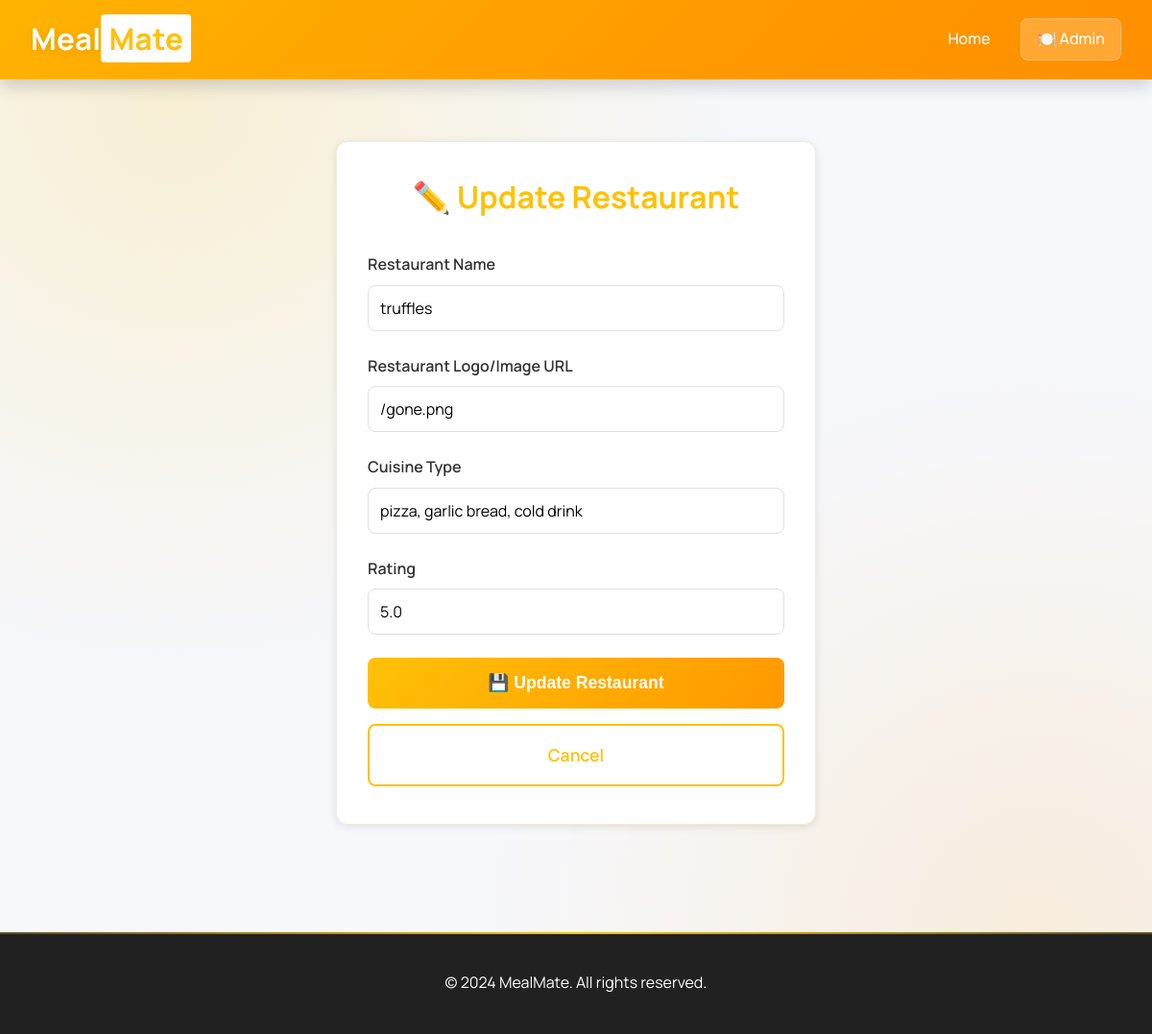
The app's page /open_update_restaurant/5 with its own data.
### delivery/models.py (models this page shows)
class Restaurant(models.Model):
    name = models.CharField(max_length = 20)
    picture = models.URLField(max_length = 200, default='https://designshack.net/wp-content/uploads/Free-Simple-Restaurant-Logo-Template.jpg')
    cuisine = models.CharField(max_length = 200)
    rating = models.FloatField()

### delivery/views.py (the view)
# urls.py: path('open_update_restaurant/<int:restaurant_id>', views.open_update_restaurant, name='open_update_restaurant'),
def open_update_restaurant(request, restaurant_id):
    restaurant = Restaurant.objects.get(id = restaurant_id)
    return render(request, 'delivery/update_restaurant.html', {"restaurant" : restaurant})

### delivery/templates/delivery/update_restaurant.html (shortened to what this page needs)
{% load static %}
<!DOCTYPE html>
<html lang="en">
<head>
    <link rel="stylesheet" href="{% static 'delivery/css/style.css' %}">
</head>
<body>
    <header>
        <div class="header-container">
            <div class="logo">Meal<span>Mate</span></div>
            <nav>
                <a href="/">Home</a>
                <span class="user-info">🍽️ Admin</span>
            </nav>
        </div>
    </header>
    <div class="container">
        <div class="form-container fade-in">
            <h1 style="text-align: center; margin-bottom: 2rem; color: var(--primary-color);">✏️ Update Restaurant</h1>
            <form action="{% url 'update_restaurant' restaurant.id %}" method="post">
                <div class="form-group">
                    <label for="name">Restaurant Name</label>
                    <input type="text" id="name" name="name" value="{{ restaurant.name }}" required>
                </div>
                <div class="form-group">
                    <label for="picture">Restaurant Logo/Image URL</label>
                    <input type="url" id="picture" name="picture" value="{{ restaurant.picture }}" required>
                </div>
                <div class="form-group">
                    <label for="cuisine">Cuisine Type</label>
                    <input type="text" id="cuisine" name="cuisine" value="{{ restaurant.cuisine }}" required>
                </div>
                <div class="form-group">
                    <label for="rating">Rating</label>
                    <input type="number" id="rating" name="rating" min="0" max="5" step="0.5" value="{{ restaurant.rating }}" required>
                </div>
                <button type="submit" class="btn btn-primary btn-lg btn-block">💾 Update Restaurant</button>
                <a href="{% url 'open_show_restaurant' %}" class="btn btn-secondary btn-lg btn-block" style="text-decoration: none; margin-top: 1rem;">
                    Cancel
                </a>
            </form>
        </div>
    </div>
    <footer>
        <p>&copy; 2024 MealMate. All rights reserved.</p>
    </footer>
</body>
</html>

### delivery/static/delivery/css/style.css (style rules this page uses)
* { margin: 0; padding: 0; box-sizing: border-box; }
:root { --primary-color: #FFC107; --secondary-color: #FF9800; --dark-color: #212121; --light-color: #F5F5F5; --text-color: #333333; --border-color: #E0E0E0; --success-color: #4CAF50; --warning-color: #FF5722; --shadow: 0 2px 8px rgba(0, 0, 0, 0.1); --shadow-lg: 0 8px 16px rgba(0, 0, 0, 0.15); }
body { font-family: 'Manrope', 'Trebuchet MS', sans-serif; color: var(--text-color); background: radial-gradient(circle at 15% 10%, rgba(255, 193, 7, 0.16) 0%, rgba(255, 193, 7, 0) 42%), radial-gradient(circle at 90% 90%, rgba(255, 152, 0, 0.12) 0%, rgba(255, 152, 0, 0) 40%), #f7f8fc; line-height: 1.6; min-height: 100vh; }
header { background: linear-gradient(135deg, #ffb300 0%, #ff9800 65%, #ff8f00 100%); color: white; padding: 1rem 0; box-shadow: var(--shadow-lg); position: sticky; top: 0; z-index: 100; border-bottom: 1px solid rgba(255, 255, 255, 0.25); }
.header-container { max-width: 1200px; margin: 0 auto; padding: 0 2rem; display: flex; justify-content: space-between; align-items: center; }
.logo { font-size: 1.95rem; font-weight: bold; letter-spacing: 0.4px; text-shadow: 0 2px 10px rgba(0, 0, 0, 0.08); }
.logo span { background: white; color: var(--primary-color); padding: 0.25rem 0.5rem; border-radius: 0.25rem; }
nav { display: flex; gap: 2rem; align-items: center; }
nav a, .user-info { color: white; text-decoration: none; font-weight: 500; transition: all 0.25s ease; }
nav a { position: relative; }
nav a::after { content: ''; position: absolute; left: 0; bottom: -4px; width: 0; height: 2px; background: rgba(255, 255, 255, 0.95); transition: width 0.25s ease; }
.user-info { background: rgba(255, 255, 255, 0.2); padding: 0.5rem 1rem; border-radius: 0.5rem; border: 1px solid rgba(255, 255, 255, 0.25); backdrop-filter: blur(4px); }
.container { max-width: 1200px; margin: 0 auto; padding: 2rem; }
.form-container { background: white; padding: 2rem; border-radius: 0.75rem; box-shadow: var(--shadow); max-width: 500px; margin: 2rem auto; border: 1px solid #f2ebd8; }
.form-group { margin-bottom: 1.5rem; }
.form-group label { display: block; margin-bottom: 0.5rem; font-weight: 600; color: var(--text-color); }
.form-group input, .form-group textarea, .form-group select { width: 100%; padding: 0.75rem; border: 1px solid var(--border-color); border-radius: 0.5rem; font-family: inherit; font-size: 1rem; transition: all 0.3s ease; }
.btn { padding: 0.75rem 1.5rem; border: none; border-radius: 0.5rem; font-size: 1rem; font-weight: 600; cursor: pointer; transition: all 0.3s ease; text-decoration: none; display: inline-block; text-align: center; position: relative; overflow: hidden; }
.btn-primary { background: linear-gradient(135deg, var(--primary-color) 0%, var(--secondary-color) 100%); color: white; }
.btn-primary::before { content: ''; position: absolute; top: 0; left: -140%; width: 120%; height: 100%; background: linear-gradient(110deg, rgba(255, 255, 255, 0) 0%, rgba(255, 255, 255, 0.32) 50%, rgba(255, 255, 255, 0) 100%); transition: left 0.45s ease; }
.btn-secondary { background: white; color: var(--primary-color); border: 2px solid var(--primary-color); }
.btn-block { width: 100%; }
.btn-lg { padding: 1rem 2rem; font-size: 1.1rem; }
footer { background: var(--dark-color); color: white; text-align: center; padding: 2rem; margin-top: 3rem; position: relative; overflow: hidden; }
footer::before { content: ''; position: absolute; top: 0; left: -20%; width: 140%; height: 2px; background: linear-gradient(90deg, transparent 0%, var(--primary-color) 50%, transparent 100%); }
footer p { margin: 0.5rem 0; }
.fade-in { animation: fadeIn 0.3s ease-in; }
.checkout-grid > div, .cart-summary, table, .card, .form-container { animation: elevateIn 0.45s ease both; }

### records on screen
Restaurant: name "truffles", picture "/gone.png", cuisine "pizza, garlic bread, cold drink", rating "5.0"
